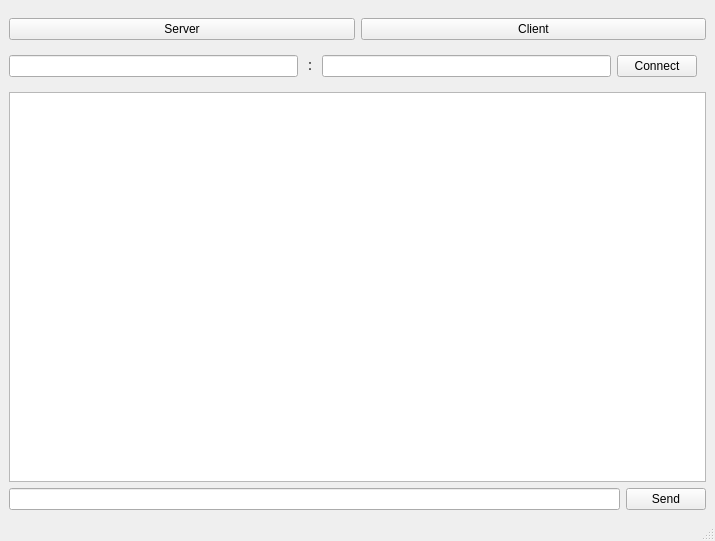
<?xml version="1.0" encoding="UTF-8"?>
<ui version="4.0">
 <class>MainWindow</class>
 <widget class="QMainWindow" name="MainWindow">
  <property name="geometry">
   <rect>
    <x>0</x>
    <y>0</y>
    <width>715</width>
    <height>541</height>
   </rect>
  </property>
  <property name="windowTitle">
   <string>MainWindow</string>
  </property>
  <widget class="QWidget" name="centralwidget">
   <layout class="QGridLayout" name="gridLayout">
    <item row="3" column="0">
     <widget class="QLineEdit" name="le_msg"/>
    </item>
    <item row="3" column="1">
     <widget class="QPushButton" name="btn_send">
      <property name="text">
       <string>Send</string>
      </property>
     </widget>
    </item>
    <item row="0" column="0" colspan="2">
     <widget class="QWidget" name="widget" native="true">
      <layout class="QHBoxLayout" name="horizontalLayout">
       <property name="leftMargin">
        <number>0</number>
       </property>
       <property name="rightMargin">
        <number>0</number>
       </property>
       <item>
        <widget class="QPushButton" name="btn_server">
         <property name="text">
          <string>Server</string>
         </property>
        </widget>
       </item>
       <item>
        <widget class="QPushButton" name="btn_client">
         <property name="text">
          <string>Client</string>
         </property>
        </widget>
       </item>
      </layout>
     </widget>
    </item>
    <item row="1" column="0" colspan="2">
     <widget class="QWidget" name="widget_2" native="true">
      <layout class="QHBoxLayout" name="horizontalLayout_2">
       <property name="leftMargin">
        <number>0</number>
       </property>
       <property name="topMargin">
        <number>0</number>
       </property>
       <item>
        <widget class="QLineEdit" name="le_addr"/>
       </item>
       <item>
        <widget class="QLabel" name="label">
         <property name="text">
          <string>：</string>
         </property>
         <property name="alignment">
          <set>Qt::AlignCenter</set>
         </property>
        </widget>
       </item>
       <item>
        <widget class="QLineEdit" name="le_port"/>
       </item>
       <item>
        <widget class="QPushButton" name="btn_connect">
         <property name="text">
          <string>Connect</string>
         </property>
        </widget>
       </item>
      </layout>
     </widget>
    </item>
    <item row="2" column="0" colspan="2">
     <widget class="QPlainTextEdit" name="te_dialog"/>
    </item>
   </layout>
  </widget>
  <widget class="QMenuBar" name="menubar">
   <property name="geometry">
    <rect>
     <x>0</x>
     <y>0</y>
     <width>715</width>
     <height>24</height>
    </rect>
   </property>
  </widget>
  <widget class="QStatusBar" name="statusbar"/>
 </widget>
 <resources/>
 <connections/>
</ui>
